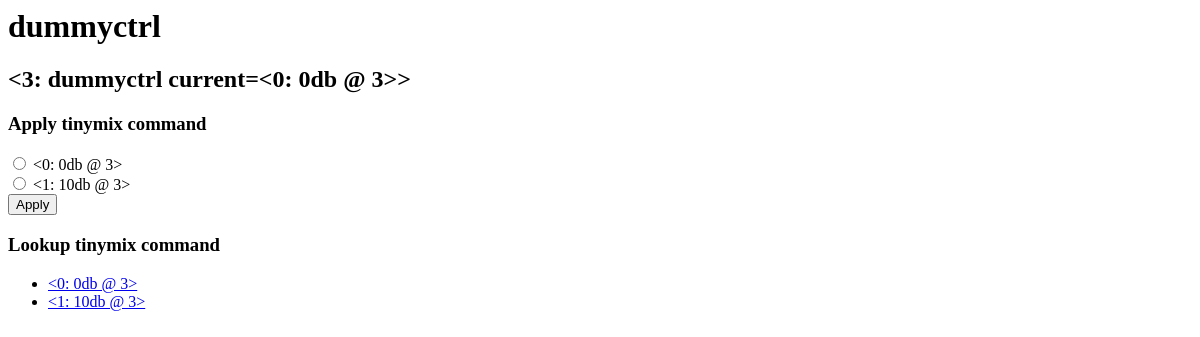
/tinymix/control/1/, run on an earlier commit of the app's database.
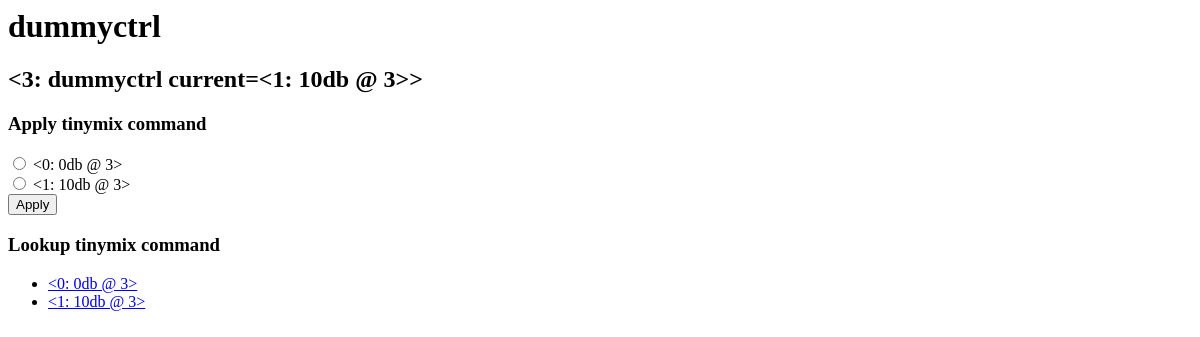
And on a later commit of the database.
### tinymix/models.py (models this page shows, shortened)
class Control(models.Model):
    config = models.ForeignKey(Config, on_delete=models.CASCADE)
    control_name = models.CharField('control name', max_length=200)
    control_id = models.IntegerField('control id')
    value_current = models.ForeignKey('Value', on_delete=models.CASCADE)
    def __str__(self):
        return "<" + str(self.control_id) + ": " + self.control_name + " current=" + str(self.value_current) + ">"

class Value(models.Model):
    parent = models.ForeignKey(Control, on_delete=models.CASCADE)
    value_name = models.CharField('value name', max_length=200)
    value_id = models.IntegerField('value id')
    def __str__(self):
        return "<" + str(self.value_id) + ": " + self.value_name + " @ " + str(self.parent.control_id) + ">"

### tinymix/views.py (the view)
# urls.py: path('control/<int:control_id>/', views.control, name='control'),
def control(request, control_id):
    c = get_object_or_404(Control, pk=control_id)
    return render(request, 'tinymix/control.html', {'control': c})

### tinymix/templates/tinymix/control.html (shortened to what this page needs)
<h1>{{ control.control_name }}</h1>
<h2>{{ control }}</h2>
<h3> Apply tinymix command </h3>
<form action="{% url 'tinymix:control/publish' control.id %}" method="post">
{% for value in control.value_set.all %}
    <input type="radio"
           name="value_pk"
           value="{{ value.id }}"
           id="value{{ forloop.counter }}">
    <label for="value{{ forloop.counter }}"> {{ value }}</label>
    <br>
{% endfor %}
<input type="submit" value="Apply">
</form>
<h3> Lookup tinymix command </h3>
<ul>
{% for value in control.value_set.all %}
    <li><a href={% url 'tinymix:value' value.id %}>{{ value }}</a></li>
{% endfor %}
</ul>

What changed in the data, as far as the page shows it:
changed Control "dummyctrl": control+control_name+value_current "<3: dummyctrl current=<0: 0db @ 3>>" → "<3: dummyctrl current=<1: 10db @ 3>>"
